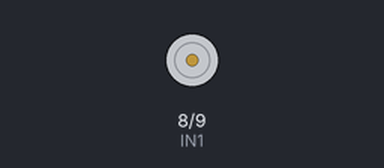
Recording of a sketch running on a simulated Arduino Uno, built with avr-gcc and run on an emulated ATmega328P. On the bench: motor-driver pin pairs drawn as motors (green arrow = first pin HIGH = forward, orange = second pin HIGH = backward, longer = more drive, scaled by the enable pin).

Above: at 0.05 s.
Timing chart, 0 to 4.1 s (numbered marks = the images above):
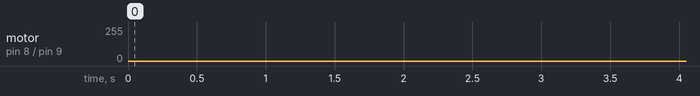

The sketch:

motor_test.ino
```cpp
int IN1 = 8;
int IN2 = 9;
int PWM = 5;   // MUST be a PWM pin

void setup() {
  pinMode(IN1, OUTPUT);
  pinMode(IN2, OUTPUT);
  pinMode(PWM, OUTPUT);
}

void loop() {

  for(int i=0;i<=255;i++){
    digitalWrite(IN1, HIGH);
    digitalWrite(IN2, LOW);
    analogWrite(PWM, i);   // speed (0–255)
    delay(1);

  }
  for(int i=255;i>=0;i--){
    digitalWrite(IN1, LOW);
    digitalWrite(IN2, HIGH);
    analogWrite(PWM, i);   // speed (0–255)
    delay(1);

  }
  analogWrite(PWM, 0);
  delay(3000);
}
```
